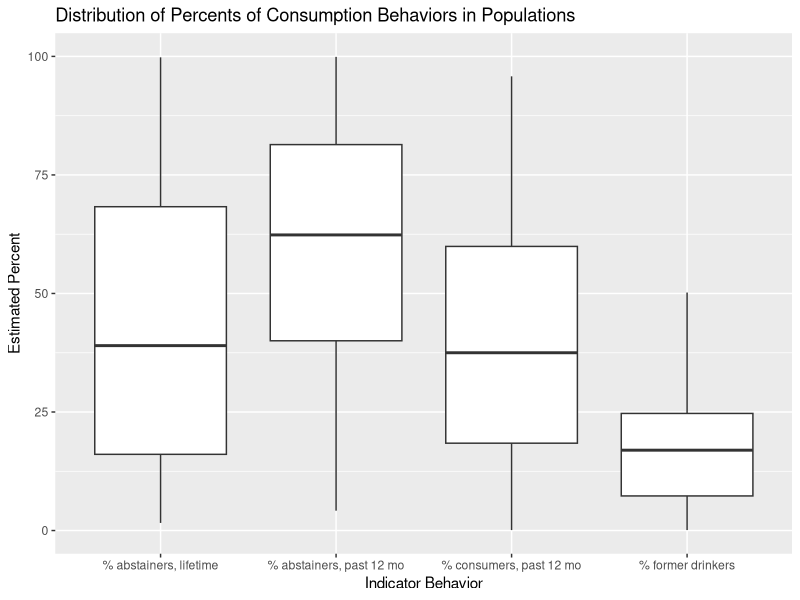
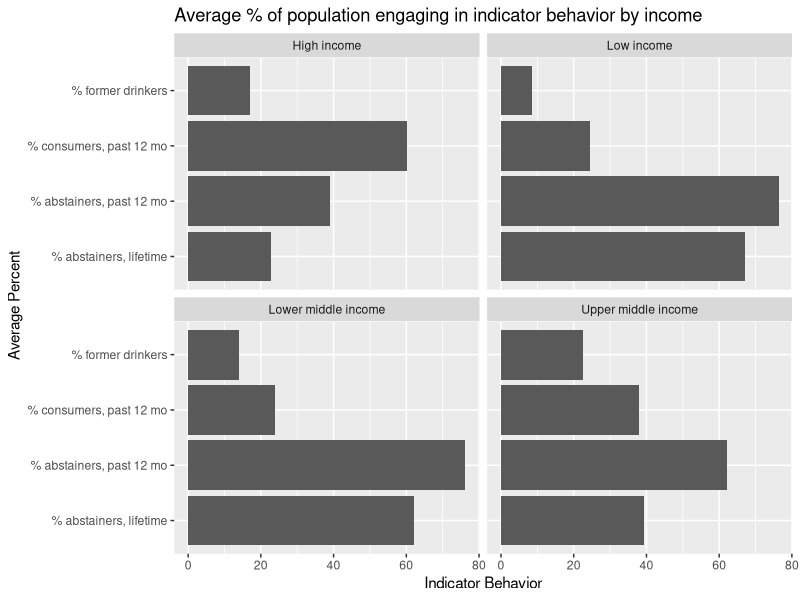
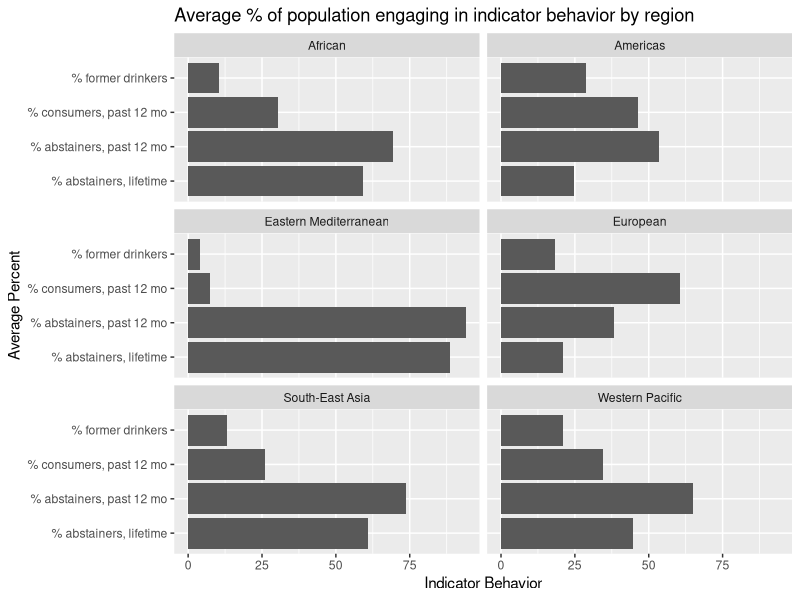

These figures' R source, in order:
## ---- chunk 1
#| label: loading
#| echo: false

library(tidyverse)

alcohol_gho <- readxl::read_xlsx("data/data.xlsx")

## ---- chunk 2
#| label: cleaning
#| echo: false

alcohol_gho_tidy <- alcohol_gho |>
  pivot_wider(
    names_from = "dimension", 
    values_from = "subgroup") |>
  mutate(
    indicator_name = factor(indicator_name), 
    indicator_name = fct_recode(indicator_name, 
      "liters (pure alcohol) consumption per capita; 15+; drinkers only" = "Alcohol, drinkers only per capita (15+) consumption (in litres of pure alcohol)",
      "% abstainers, lifetime; NA; population" = "Alcohol, abstainers lifetime (%)",
      "% abstainers, past 12 mo; NA; population" = "Alcohol, abstainers past 12 months (%)",
      "% consumers, past 12 mo; NA; population" = "Alcohol, consumers past 12 months (%)",
      "% former drinkers; NA; population" = "Alcohol, former drinkers (%)", 
      "% heavy episodic drinkers, past 30 days; 15+; drinkers only" = "Alcohol, heavy episodic drinking (15+), drinkers only, past 30 days (%)", 
      "% dependence, 12 mo prevalence; 15+; population" = "Alcohol dependence (15+), 12 month prevalence (%)",
      "% use diorders, 12 mo prevalence; 15+; population" = "Alcohol use disorders (15+), 12 month prevalence (%)",
      "liters (pure alcohol) consumption per capita; 15+; population" = "Alcohol, total per capita (15+) consumption (SDG Indicator 3.5.2) (in litres of pure alcohol)", 
      "% heavy episodic drinkers, past 30 days; 15+; population, age standardized" = "Alcohol, heavy episodic drinking (15+) past 30 days (age-standardized) (%)", 
      "% alcohol-attributable fractions: liver cirrhosis deaths; 15+; population" = "Alcohol-attributable fractions (15+), liver cirrhosis deaths (%)",
      "% alcohol-attributable fractions: road traffic crash deaths; 15+; population" = "Alcohol-attributable fractions (15+), road traffic crash deaths (%)", 
      "% alcohol-attributable fractions: all-cause deaths; NA; population" = "Alcohol-attributable fractions, all-cause deaths (%)", 
      "grams average daily intake; NA; drinkers only" = "Alcohol, average daily intake among drinkers (grams)", 
      "% harmful use, 12 mo prevalence; 15+; population" = "Alcohol, harmful use (15+), 12 month prevalence (%)", 
      "% heavy episodic drinkers; 15-19; population" = "15-19 years old heavy episodic drinkers (population) (%)", 
      "% heavy episodic drinkers; 15-19; drinkers only" = "15-19 years old heavy episodic drinkers (drinkers only) (%)", 
      "% current drinkers; 15-19; population" = "15-19 years old, current drinkers (%)", 
      "% any alcoholic beverage consumed, past 12 mo; 15-19; population" = "15-years old any alcoholic beverage consumed in past 12 months (%)", 
      "% any alcoholic beverage consumed, past 30 days; 13-15; population" = "13-15-years old any alcoholic beverage consumed in past 30 days (%)", 
      "% first drink before 14; 13-15; population" = "13-15-years old first drink before age 14 (%)", 
      "% heavy episodic drinking, past 30 days; 15-19; population" = "Heavy episodic drinking (youth 15 -19 years) past 30 days (%)", 
      "% heavy episodic drinking, past 30 days; 15-19; drinkers only" = "Heavy episodic drinking (youth 15 -19 years), drinkers only, past 30 days (%)"
    ) 
  ) |>
  separate_wider_delim(
    indicator_name, 
    delim = ";", 
    names = c("indicator_behavior", "indicator_age", "indicator_population")
  ) |>
  mutate(
    indicator_behavior = factor(indicator_behavior)
  )
  
## ---- chunk 3
#| label: general
#| echo: false

tidy_general<- alcohol_gho_tidy |>
  filter(
    indicator_behavior %in% c(
      "% abstainers, lifetime", 
      "% abstainers, past 12 mo", 
      "% consumers, past 12 mo", 
      "% former drinkers"
    )
  )

tidy_general |>
  select(indicator_behavior, estimate) |>
  group_by(indicator_behavior) |>
  ggplot(aes(x = indicator_behavior, y = estimate)) +
  geom_boxplot() + 
  labs(
    title = "Distribution of Percents of Consumption Behaviors in Populations", 
    x = "Indicator Behavior", 
    y = "Estimated Percent")
  

tidy_general |>
  select(indicator_behavior, estimate) |>
  group_by(indicator_behavior) |>
  summarize(
    median_estimate = median(estimate, na.rm = TRUE), 
    IQR_estimate = IQR(estimate, na.rm = TRUE),
    min_estimate = min(estimate, na.rm = TRUE),
    max_estimate = max(estimate, na.rm = TRUE)
  ) |>
  knitr::kable(caption = "Table 1: Summary Statistics for percents of populations with alcohol consumption behaviors") 

## ---- chunk 4
#| label: income
#| echo: false

gen_income <- tidy_general |>
  select(indicator_behavior, wbincome2024, estimate) |>
  drop_na(wbincome2024) |>
  group_by(indicator_behavior, wbincome2024) |>
  summarize(avg_pct = mean(estimate, na.rm = TRUE), .groups = "drop") 
  
gen_income |>  
  ggplot(aes(x = indicator_behavior, y = avg_pct)) + 
  geom_bar(stat = "identity") + 
  facet_wrap(~ wbincome2024, ncol = 2) +
  coord_flip() + 
  labs(
    title = "Average % of population engaging in indicator behavior by income", 
    x = "Average Percent", 
    y = "Indicator Behavior")

gen_income |>
  pivot_wider(
    names_from = "indicator_behavior", 
    values_from = "avg_pct"
  ) |>
  knitr::kable(caption = "Table 2: Average % of population engaging in indicator behavior by income")

## ---- chunk 5
#| label: regions
#| echo: false

gen_regions <- tidy_general |>
  select(indicator_behavior, whoreg6, estimate) |>
  group_by(indicator_behavior, whoreg6) |>
  summarize(avg_pct = mean(estimate, na.rm = TRUE), .groups = "drop") 

gen_regions |>
  ggplot(aes(x = indicator_behavior, y = avg_pct)) + 
  geom_bar(stat = "identity") + 
  facet_wrap(~ whoreg6, ncol = 2) +
  coord_flip() + 
  labs(
    title = "Average % of population engaging in indicator behavior by region", 
    x = "Average Percent", 
    y = "Indicator Behavior")

gen_regions |>
  pivot_wider(
    names_from = "indicator_behavior", 
    values_from = "avg_pct"
  ) |>
  knitr::kable(caption = "Table 3: Average % of population engaging in indicator behavior by region")

## ---- chunk 6
#| label: europe
#| echo: false

tidy_general |>
  select(
    indicator_behavior, 
    whoreg6, 
    setting, 
    setting_average
  ) |>
  filter(whoreg6 == "European") |>
  summarize(
    setting_average = mean(setting_average), 
    .by = c(indicator_behavior, setting)
  ) |>
  pivot_wider(
    names_from = "indicator_behavior", 
    values_from = "setting_average"
  ) |>
  arrange(desc(!!sym("% consumers, past 12 mo"))) |>
  slice_head(n = 10) |>
  knitr::kable(caption = "Table 4: Average % of population engaging in indicator behavior by European country")

